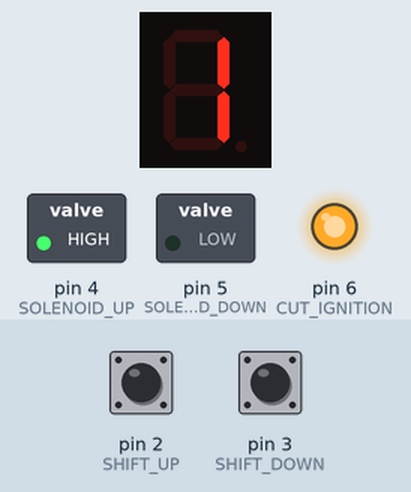
The sketch below on a simulated Arduino Uno, built with avr-gcc and run on an emulated ATmega328P. Parts: 1-digit seven-segment display, switched loads named in the sketch (green lamp = pin HIGH), output pins drawn as LEDs (lit = HIGH). Wiring (inferred from the names in the program): 1-digit 7-segment display, segments lit when HIGH: segments pin 7, pin 8, pin 9, pin 10, pin 11, pin 12, pin 13. Dashed ring = blinking. Inputs (shaded band) come from the test bench; at power-on: pin 3 (SHIFT_DOWN) HIGH, pin 2 (SHIFT_UP) HIGH. The segment pins are drawn as the display they are named for; pins used as bus, display or sensor lines are not drawn.

Above: at 1.28 s.
1.3 s: pin 3 (SHIFT_DOWN) pulled LOW for 3.2 s
At 2.0 s:
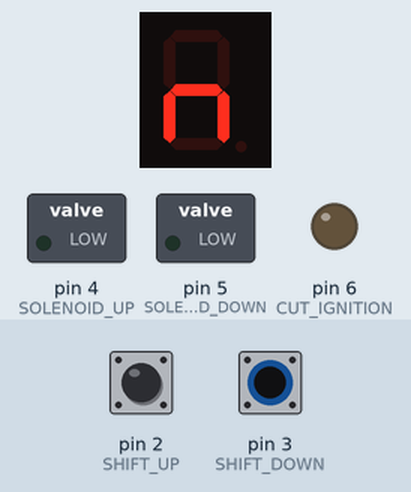
At 5.0 s:
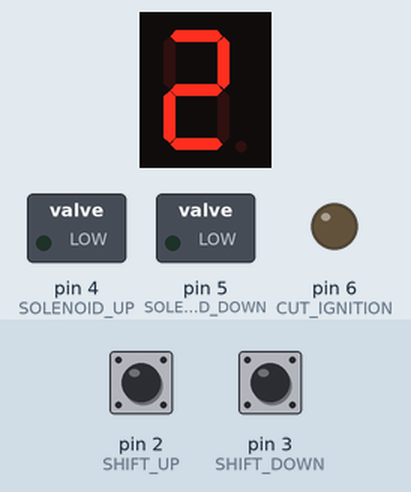
5.1 s: pin 2 (SHIFT_UP) pulled LOW for 1 s
At 6.2 s:
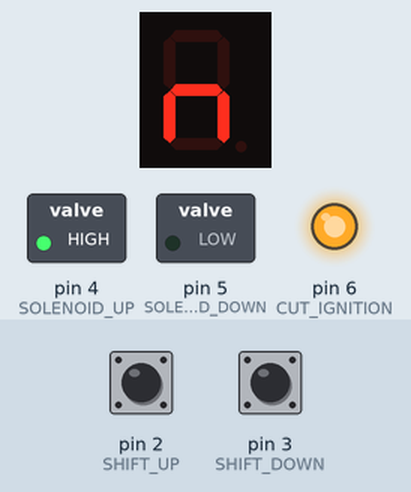
Timing chart, 0 to 12.5 s (numbered marks = the images above; inputs shaded):
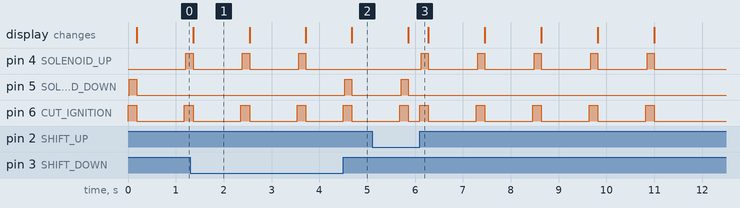

The sketch:

shifterV0.2.ino
```cpp
/*
  Shifter

 Controls a soleniod to shift up and down.

 October 3, 2014
 by David Lister

 Notes:

 Gears are 1 N 2 3 4 5 6
 1 0 2 3 4 5 6 When indexed in an array

 Numbered gears are reference by their verbose number in variables and symbolic constants.

 All time is in ms

 TODO:

 - Handle negative prior delays for preactivation (maybe)
 - Debounce

 Version Histoty:

 v0.1: Initial

 Initil Roughing out of the code.

 v0.2: Removed interupts, added 7 segment display

 - The inputs are now polled instead of interupt based.
 - Added 7 segment display functionality
 - Made function to switch gears properly (change number in correct sequence)

 */


/***** Symbolic Constants *****/

// Gears
const int ONE = 1;
const int NEUTRAL = 0;
const int TWO = 2;
const int THREE = 3;
const int FOUR = 4;
const int FIVE = 5;
const int SIX = 6;

// Shifting up PRIOR_DELAY (the delay in ms prior to shifting after the pulse is sent)
const unsigned long PRIOR_DELAY_ONE_TO_N = 30;
const unsigned long PRIOR_DELAY_N_TO_TWO = 30;
const unsigned long PRIOR_DELAY_TWO_TO_THREE = 30;
const unsigned long PRIOR_DELAY_THREE_TO_FOUR = 30;
const unsigned long PRIOR_DELAY_FOUR_TO_FIVE = 30;
const unsigned long PRIOR_DELAY_FIVE_TO_SIX = 30;
const unsigned long PRIOR_DELAY_SIX_END = 4000000000; // Prevents shifting higher than six

// To call array, properly, use the gear the car is in before shifting
const unsigned long PRIOR_DELAY_UP_ARRAY[] = {
  PRIOR_DELAY_N_TO_TWO,
  PRIOR_DELAY_ONE_TO_N,
  PRIOR_DELAY_TWO_TO_THREE,
  PRIOR_DELAY_THREE_TO_FOUR,
  PRIOR_DELAY_FOUR_TO_FIVE,
  PRIOR_DELAY_FIVE_TO_SIX,
  PRIOR_DELAY_SIX_END};

// Shifting down PRIOR_DELAY (the delay in ms prior to shifting after the puslse is sent)
const unsigned long PRIOR_DELAY_ONE_END = 4000000000; // Prevents shifting lower than one
const unsigned long PRIOR_DELAY_N_TO_ONE = 30;
const unsigned long PRIOR_DELAY_TWO_TO_N = 30;
const unsigned long PRIOR_DELAY_THREE_TO_TWO = 30;
const unsigned long PRIOR_DELAY_FOUR_TO_THREE = 30;
const unsigned long PRIOR_DELAY_FIVE_TO_FOUR = 30;
const unsigned long PRIOR_DELAY_SIX_TO_FIVE = 30;

// To call array, properly, use the gear the car is in before shifting
const unsigned long PRIOR_DELAY_DOWN_ARRAY[] = {
  PRIOR_DELAY_N_TO_ONE,
  PRIOR_DELAY_ONE_END,
  PRIOR_DELAY_TWO_TO_N,
  PRIOR_DELAY_THREE_TO_TWO,
  PRIOR_DELAY_FOUR_TO_THREE,
  PRIOR_DELAY_FIVE_TO_FOUR,
  PRIOR_DELAY_SIX_TO_FIVE};

// Shifting up HOLD_TIME (length of time in ms the solenoid is open)
const unsigned long  HOLD_TIME_ONE_TO_N = 150;
const unsigned long  HOLD_TIME_N_TO_TWO = 150;
const unsigned long  HOLD_TIME_TWO_TO_THREE = 150;
const unsigned long  HOLD_TIME_THREE_TO_FOUR = 150;
const unsigned long  HOLD_TIME_FOUR_TO_FIVE = 150;
const unsigned long  HOLD_TIME_FIVE_TO_SIX = 150;
const unsigned long  HOLD_TIME_SIX_END = 0; // Prevents shifting higher than six


// To call array, properly, use the gear the car is in before shifting
const unsigned long HOLD_TIME_UP_ARRAY[] = {
  HOLD_TIME_N_TO_TWO,
  HOLD_TIME_ONE_TO_N,
  HOLD_TIME_TWO_TO_THREE,
  HOLD_TIME_THREE_TO_FOUR,
  HOLD_TIME_FOUR_TO_FIVE,
  HOLD_TIME_FIVE_TO_SIX,
  HOLD_TIME_SIX_END};


// Shifting down HOLD_TIME (length of time in ms the solenoid is open)
const unsigned long  HOLD_TIME_ONE_END = 0;
const unsigned long  HOLD_TIME_N_TO_ONE = 150;
const unsigned long  HOLD_TIME_TWO_TO_N = 150;
const unsigned long  HOLD_TIME_THREE_TO_TWO = 150;
const unsigned long  HOLD_TIME_FOUR_TO_THREE = 150;
const unsigned long  HOLD_TIME_FIVE_TO_FOUR = 150;
const unsigned long  HOLD_TIME_SIX_TO_FIVE = 150;

// To call array, properly, use the gear the car is in before shifting
const unsigned long HOLD_TIME_DOWN_ARRAY[] = {
  HOLD_TIME_N_TO_ONE,
  HOLD_TIME_ONE_END,
  HOLD_TIME_TWO_TO_N,
  HOLD_TIME_THREE_TO_TWO,
  HOLD_TIME_FOUR_TO_THREE,
  HOLD_TIME_FIVE_TO_FOUR,
  HOLD_TIME_SIX_TO_FIVE};


// Pins

const int SHIFT_UP = 2;
const int SHIFT_DOWN = 3;
const int SHIFT_UP_INTERRUPT = 0;
const int SHIFT_DOWN_INTERRUPT = 1;
const int SOLENOID_UP = 4;
const int SOLENOID_DOWN = 5;
const int CUT_IGNITION = 6;

const int DISP_A = 7;
const int DISP_B = 8;
const int DISP_C = 9;
const int DISP_D = 10;
const int DISP_E = 11;
const int DISP_F = 12;
const int DISP_G = 13;

// States
const int IN_GEAR = 0;
const int SHIFTING_UP_PRIOR_DELAY = 1;
const int SHIFTING_UP_SOLENOID_ACTIVE = 2;
const int SHIFTING_DOWN_PRIOR_DELAY = 3;
const int SHIFTING_DOWN_SOLENOID_ACTIVE = 4;

// Misc
const unsigned long SHIFT_INTERVAL = 1000; // Least allowable time between shifting in ms
const int UP = 1;
const int DOWN = -1;

/***** Global Variables *****/
boolean shiftUpFlag = 0;
boolean shiftDownFlag = 0;
int currentGear = NEUTRAL;
int state = IN_GEAR;
unsigned long lastOp = millis();
unsigned long lastShift = millis();

/***** Functions *****/


int changeGear(int gear, int dir) {
  /*
  if dir is positive, changes up
   if dir is negative, changes down
   if dir is 0 it returns original gear

   Gears are 1 N 2 3 4 5 6
   1 0 2 3 4 5 6 When indexed in an array
   */
  if (dir > 0) {  // Shifting up
    if (gear == ONE) {
      return NEUTRAL;
    }
    else if (gear == NEUTRAL) {
      return TWO;
    }
    else if (gear == SIX) {
      return SIX;
    }
    else {
      return gear + 1;
    }
  }
  else if (dir < 0) {
    if (gear == TWO) {
      return NEUTRAL;
    }
    else if (gear == NEUTRAL) {
      return ONE;
    }
    else if (gear == ONE) {
      return ONE;
    }
    else {
      return gear - 1;
    }
  }
  else {
    return gear;
  }
}

void displayGear(int gear) {
  if (gear == ONE) {
    digitalWrite(DISP_A, 0);
    digitalWrite(DISP_B, 1);
    digitalWrite(DISP_C, 1);
    digitalWrite(DISP_D, 0);
    digitalWrite(DISP_E, 0);
    digitalWrite(DISP_F, 0);
    digitalWrite(DISP_G, 0);

  }
  else if (gear == NEUTRAL) {
    digitalWrite(DISP_A, 0);
    digitalWrite(DISP_B, 0);
    digitalWrite(DISP_C, 1);
    digitalWrite(DISP_D, 0);
    digitalWrite(DISP_E, 1);
    digitalWrite(DISP_F, 0);
    digitalWrite(DISP_G, 1);
  }
  else if (gear == TWO) {
    digitalWrite(DISP_A, 1);
    digitalWrite(DISP_B, 1);
    digitalWrite(DISP_C, 0);
    digitalWrite(DISP_D, 1);
    digitalWrite(DISP_E, 1);
    digitalWrite(DISP_F, 0);
    digitalWrite(DISP_G, 1);
  }
  else if (gear == THREE) {
    digitalWrite(DISP_A, 1);
    digitalWrite(DISP_B, 1);
    digitalWrite(DISP_C, 1);
    digitalWrite(DISP_D, 1);
    digitalWrite(DISP_E, 0);
    digitalWrite(DISP_F, 0);
    digitalWrite(DISP_G, 1);
  }
  else if (gear == FOUR) {
    digitalWrite(DISP_A, 0);
    digitalWrite(DISP_B, 1);
    digitalWrite(DISP_C, 1);
    digitalWrite(DISP_D, 0);
    digitalWrite(DISP_E, 0);
    digitalWrite(DISP_F, 1);
    digitalWrite(DISP_G, 1);
  }
  else if (gear == FIVE) {
    digitalWrite(DISP_A, 1);
    digitalWrite(DISP_B, 0);
    digitalWrite(DISP_C, 1);
    digitalWrite(DISP_D, 1);
    digitalWrite(DISP_E, 0);
    digitalWrite(DISP_F, 1);
    digitalWrite(DISP_G, 1);
  }
  else if (gear == SIX) {
    digitalWrite(DISP_A, 1);
    digitalWrite(DISP_B, 0);
    digitalWrite(DISP_C, 1);
    digitalWrite(DISP_D, 1);
    digitalWrite(DISP_E, 1);
    digitalWrite(DISP_F, 1);
    digitalWrite(DISP_G, 1);
  }
  else{
    digitalWrite(DISP_A, 0);
    digitalWrite(DISP_B, 0);
    digitalWrite(DISP_C, 0);
    digitalWrite(DISP_D, 0);
    digitalWrite(DISP_E, 0);
    digitalWrite(DISP_F, 0);
    digitalWrite(DISP_G, 0);
  }
}

void setup() {

  pinMode(SHIFT_UP, INPUT);
  pinMode(SHIFT_DOWN, INPUT);
  pinMode(SOLENOID_UP, OUTPUT);
  pinMode(SOLENOID_DOWN, OUTPUT);
  pinMode(CUT_IGNITION, OUTPUT);

  pinMode(DISP_A, OUTPUT);
  pinMode(DISP_B, OUTPUT);
  pinMode(DISP_C, OUTPUT);
  pinMode(DISP_D, OUTPUT);
  pinMode(DISP_E, OUTPUT);
  pinMode(DISP_F, OUTPUT);
  pinMode(DISP_G, OUTPUT);

  digitalWrite(SOLENOID_UP, 0);
  digitalWrite(SOLENOID_DOWN, 0);
  digitalWrite(CUT_IGNITION, 0);


  //attachInterrupt(SHIFT_UP_INTERRUPT, shiftUp, RISING);
  //attachInterrupt(SHIFT_DOWN_INTERRUPT, shiftDown, RISING);

  displayGear(currentGear);

}

void loop() {

  switch (state) {

  case IN_GEAR:
    if (digitalRead(SHIFT_UP) == 0) {
      shiftUpFlag = 0;
    }

    if (digitalRead(SHIFT_DOWN) == 0) {
      shiftDownFlag = 0;
    }

    if (millis() - lastShift >= SHIFT_INTERVAL) {

      if (digitalRead(SHIFT_UP)) {
        if (currentGear != SIX) {
          digitalWrite(CUT_IGNITION, 1);
          shiftUpFlag = 1;
          lastOp = millis();
          state = SHIFTING_UP_PRIOR_DELAY;
        }
      }
      else if (digitalRead(SHIFT_DOWN)) {
        if (currentGear != ONE) {
          digitalWrite(CUT_IGNITION, 1);
          shiftDownFlag = 1;
          lastOp = millis();
          state = SHIFTING_DOWN_PRIOR_DELAY;
        }
      }

    }

    else {

      if (shiftUpFlag == 0) {
        if (digitalRead(SHIFT_UP)) {
          if (currentGear != SIX) {
            digitalWrite(CUT_IGNITION, 1);
            shiftUpFlag = 1;
            lastOp = millis();
            state = SHIFTING_UP_PRIOR_DELAY;
          }
        }
      }

      if (shiftDownFlag == 0) {
        if (digitalRead(SHIFT_DOWN)) {
          if (currentGear != ONE) {
            digitalWrite(CUT_IGNITION, 1);
            shiftDownFlag = 1;
            lastOp = millis();
            state = SHIFTING_DOWN_PRIOR_DELAY;
          }
        }
      }
    }

    break;

  case SHIFTING_UP_PRIOR_DELAY:
    if (millis() - lastOp >= PRIOR_DELAY_UP_ARRAY[currentGear]) {
      state = SHIFTING_UP_SOLENOID_ACTIVE;
      digitalWrite(SOLENOID_UP, 1);
      lastOp = millis();
    }
    break;

  case SHIFTING_UP_SOLENOID_ACTIVE:
    if (millis() - lastOp >= HOLD_TIME_UP_ARRAY[currentGear]) {
      state = IN_GEAR;
      digitalWrite(SOLENOID_UP, 0);
      digitalWrite(CUT_IGNITION, 0);
      currentGear = changeGear(currentGear, UP);
      displayGear(currentGear);
      lastShift = millis();
      lastOp = millis();
    }
    break;

  case SHIFTING_DOWN_PRIOR_DELAY:
    if (millis() - lastOp >= PRIOR_DELAY_DOWN_ARRAY[currentGear]) {
      state = SHIFTING_DOWN_SOLENOID_ACTIVE;
      digitalWrite(SOLENOID_DOWN, 1);
      lastOp = millis();
    }
    break;

  case SHIFTING_DOWN_SOLENOID_ACTIVE:
    if (millis() - lastOp >= HOLD_TIME_DOWN_ARRAY[currentGear]) {
      state = IN_GEAR;
      digitalWrite(SOLENOID_DOWN, 0);
      digitalWrite(CUT_IGNITION, 0);
      currentGear = changeGear(currentGear, DOWN);
      displayGear(currentGear);
      lastShift = millis();
      lastOp = millis();
    }
    break;

  }
}
```

Measured:
- after the input at 1.3 s, pin 5 (SOLENOID_DOWN): LOW → HIGH after 3.2 s, → LOW 0.15 s later
- after the input at 5.1 s, pin 5 (SOLENOID_DOWN): LOW → HIGH after 0.61 s, → LOW 0.15 s later; the display: changes after 0.76 s (image 3)
- by itself, pin 4 (SOLENOID_UP): alternates HIGH for 0.15 s and LOW for 1.0 s
- what the display in image 1 shows lasts 1.1 s, from 1.4 s to 2.5 s
